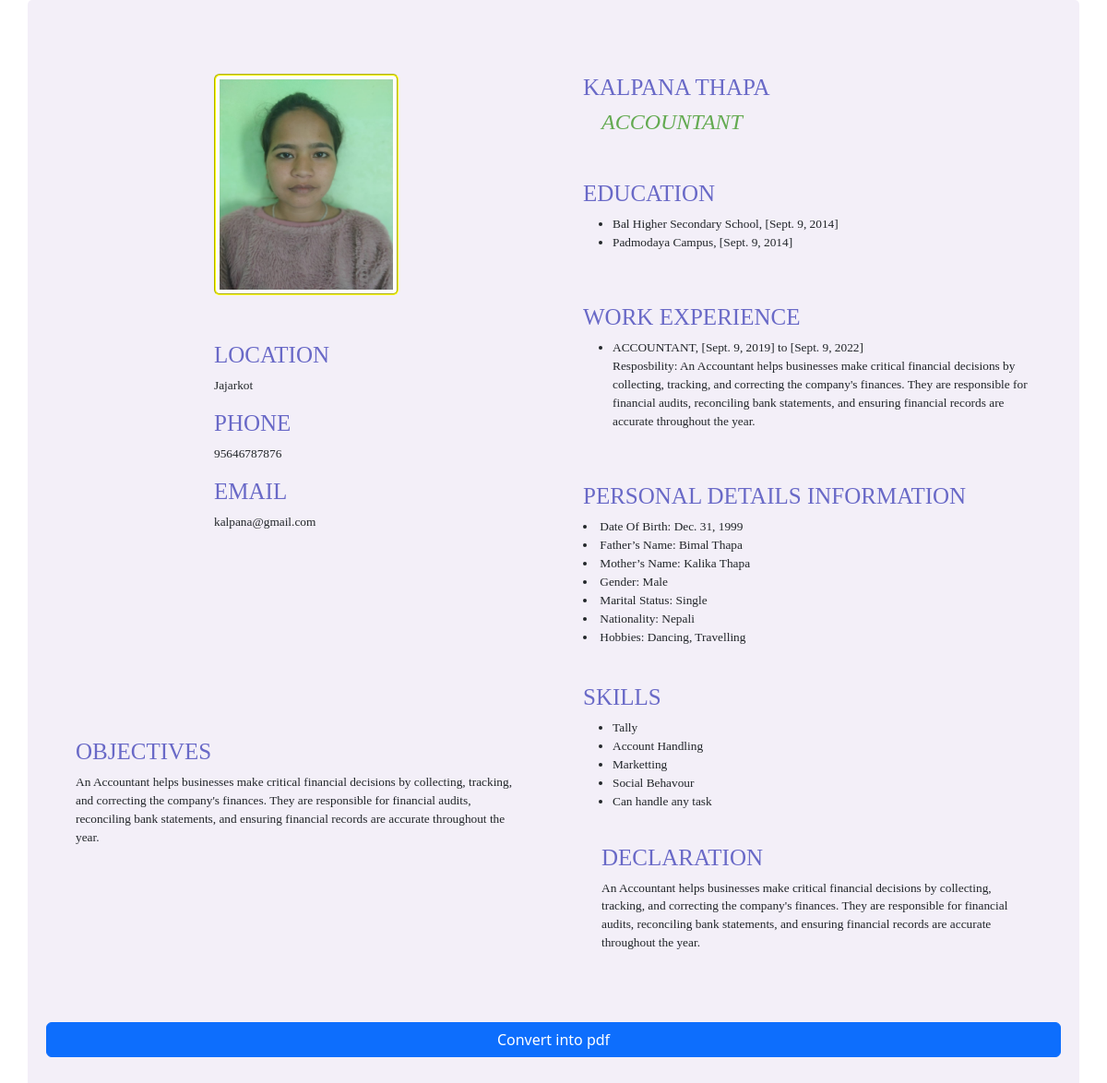
Page /resume/12/ on the committed database.
### resume/models.py (models this page shows)
class Cv(models.Model):
    image = models.ImageField(upload_to='resume/images')
    fullname = models.CharField(max_length=100)
    desiredjobtitle = models.CharField(max_length=100,default="")
    address1 = models.CharField(max_length=200)
    address2 = models.CharField(max_length=200,blank= True)
    address3 = models.CharField(max_length=200,blank= True)
    phone = models.BigIntegerField(blank=True,null=True )
    mobile = models.BigIntegerField()
    email = models.EmailField(max_length=100,blank= True)
    objective = models.CharField(max_length=10000)
    skill = models.CharField(max_length=1000)
    skill2 = models.CharField(max_length=1000,blank=True)
    skill3= models.CharField(max_length=1000,blank=True)
    skill4 = models.CharField(max_length=1000,blank=True)
    skill5 = models.CharField(max_length=1000,blank=True)
    skill6 = models.CharField(max_length=1000,blank=True)
    skill7 = models.CharField(max_length=1000,blank=True)
    skill8 = models.CharField(max_length=1000,blank=True)
    skill9 = models.CharField(max_length=1000,blank=True)
    skill10 = models.CharField(max_length=1000,blank=True)
    see = models.CharField(max_length=200)
    passyear1 = models.DateField(auto_now_add=False)
    inter = models.CharField(max_length=200,blank=True)
    passyear2 = models.DateField(auto_now_add=False, null=True,blank=True)
    bachelor = models.CharField(max_length=200,blank=True)
    passyear3 = models.DateField(auto_now_add=False,null=True,blank=True)
    master = models.CharField(max_length=100,blank=True)
    passyear4 = models.DateField(auto_now_add=False,null=True,blank=True)
    phd = models.CharField(max_length=100,blank=True)
    passyear5 = models.DateField(auto_now_add=False,null=True,blank=True)
    Other = models.CharField(max_length=200,blank=True)
    passyear6 = models.DateField(auto_now_add=False,null=True,blank=True)
    jobtitle = models.CharField(max_length=100)
    startdate = models.DateField(auto_now_add=False,null=True,blank=True)
    enddate = models.DateField(auto_now_add=False,null=True,blank=True)
    responbility = models.CharField(max_length=1000,blank=True)
    jobtitle2 = models.CharField(max_length=100,blank=True)
    startdate2 = models.DateField(auto_now_add=False,null=True,blank=True)
    enddate2 = models.DateField(auto_now_add=False,null=True,blank=True)
    responbility2 = models.CharField(max_length=1000,blank=True)
    jobtitle3 = models.CharField(max_length=100,blank=True)
    startdate3 = models.DateField(auto_now_add=False,null=True,blank=True)
    enddate3 = models.DateField(auto_now_add=False,null=True,blank=True)
    responbility3 = models.CharField(max_length=1000,blank=True)
    father_name = models.CharField(max_length=100)
    mother_name= models.CharField(max_length=100)
    sex = models.CharField(max_length=50)
    Hobbies = models.CharField(max_length=300)
    nationality = models.CharField(max_length=100)
    marrital_status= models.CharField(max_length=100)
    date_of_birth = models.DateField(auto_now_add=False,default=False)
    declaration = models.CharField(max_length=10000)

### resume/views.py (the view)
# urls.py: path("resume/<int:pk>/",views.Resumepage_View.as_view(),name='resumepage'),
class Resumepage_View(DetailView):
    model = Cv
    template_name = 'resume/resumetemp1.html'
    context_object_name = 'per'

### resume/templates/resume/resumetemp1.html (shortened to what this page needs)
<!DOCTYPE html>
{% load static %}
<html>
<head>
    <link rel='stylesheet' type='text/css' media='screen' href='{% static 'resume/css/bootstrap.css' %}'>
    <link rel='stylesheet' type='text/css' media='screen' href='{% static 'resume/css/fontawesome.css' %}'>
    <link rel='stylesheet' type='text/css' media='screen' href='{% static 'resume/css/style.css' %}'>
</head>
<body>
<div class="container" shadow>
<div class="row">
    <div class="col col-md-6">
        <div class="profile">
            <img src="{{per.image.url}}" class="img-thumbnail" alt="">
            <h1>LOCATION</h1>
            <p>{{per.address1}}</p>
            <h1>PHONE</h1>
            <p>{{per.mobile}}</p>
            <h1>EMAIL</h1>
            <p>{{per.email}}</p>
        </div><br><br>
        <div class="objective">
            <h1>OBJECTIVES</h1>
            <p>{{per.objective}}</p>
        </div>
    </div>
    <div class="col col-md-6">
        <div class="heading">
            <h1>{{per.fullname}}</h1>
            <h4>{{per.jobtitle}}</h4>
        </div>
        <div class="education">
            <h1>EDUCATION</h1>
            <ul>{% if per.see %}
                <li>{{per.see}}, [{{per.passyear1}}]</li>
                {% endif %}
                {% if per.inter %}
                <li>{{per.inter}}, [{{per.passyear2}}]</li>
                {% endif %}
            </ul>
        </div>
        <div class="education">
            <h1>WORK EXPERIENCE</h1>
            <ul>{% if per.jobtitle %}
                <li>{{per.jobtitle}}, [{{per.startdate}}] to [{{per.enddate}}]</li>
                <p>Resposbility: {{per.responbility}}</p>
                {% endif %}
            </ul>
        </div>
        <div class="detail">
            <h1>PERSONAL DETAILS INFORMATION</h1>
            <li>Date Of Birth: {{per.date_of_birth}}</li>
            <li>Father’s Name: {{per.father_name}}</li>
            <li>Mother’s Name: {{per.mother_name}}</li>
            <li>Gender: {{per.sex}}</li>
            <li>Marital Status: {{per.marrital_status}}</li>
            <li>Nationality: {{per.nationality}}</li>
            <li>Hobbies: {{per.Hobbies}}</li>
        </div>
        <div class="experience">
            <h1>SKILLS</h1>
            <ul>{% if per.skill %}
                <li>{{per.skill}}</li>
                {% endif %}
                {% if per.skill2 %}
                <li>{{per.skill2}}</li>
                {% endif %}
                {% if per.skill3 %}
                <li>{{per.skill3}}</li>
                {% endif %}
                {% if per.skill4 %}
                <li>{{per.skill4}}</li>
                {% endif %}
                {% if per.skill5 %}
                <li>{{per.skill5}}</li>
                {% endif %}
            </ul>
        <div class="declaration">
            <h1>DECLARATION</h1>
                <P>{{per.declaration}}</P>
        </div>
    </div>
</div>
<a href="{% url 'resumepdfpage' per.id %}" class="btn btn-primary">Convert into pdf</a>
</div>
</body>
</html>

### resume/static/resume/css/style.css (style rules this page uses)
div { border-radius: 5px; padding: 20px; }
.profile { margin-left: 150px; margin-bottom: 20px; }
.profile img { border: 2px groove yellow; margin-bottom: 50px; height: 240px; width: 200px; }
.objective { margin-top: 100px; }
.container { background-color: rgba(184, 158, 209, 0.164); }
.container h1 { color: rgb(105, 105, 199); font-size: 25px; font-family: cursive; }
.container h4 { color: rgb(99, 170, 81); padding-left: 20px; font-family: cursive; font-style: oblique; }
.container p { font-size: smaller; font-family: 'Times New Roman', Times, serif; }
.container li { font-size: smaller; font-family: 'Times New Roman', Times, serif; }

### rows in the picture
Cv: image (picture), address1 "Jajarkot", mobile "95646787876", email "kalpana@gmail.com", objective "An Accountant helps businesses make critical financial decisions by collecting, tracking, and correcting the company's finances. They are responsible for financial audits, reconciling bank statements, and ensuring financial records are accurate throughout the year.", fullname "KALPANA THAPA", jobtitle "ACCOUNTANT", see "Bal Higher Secondary School", passyear1 "Sept. 9, 2014", inter "Padmodaya Campus", passyear2 "Sept. 9, 2014", startdate "Sept. 9, 2019", enddate "Sept. 9, 2022", responbility "An Accountant helps businesses make critical financial decisions by collecting, tracking, and correcting the company's finances. They are responsible for financial audits, reconciling bank statements, and ensuring financial records are accurate throughout the year.", date_of_birth "Dec. 31, 1999", father_name "Bimal Thapa", mother_name "Kalika Thapa", sex "Male", marrital_status "Single", nationality "Nepali", Hobbies "Dancing, Travelling", skill "Tally", skill2 "Account Handling", skill3 "Marketting", skill4 "Social Behavour", skill5 "Can handle any task", declaration "An Accountant helps businesses make critical financial decisions by collecting, tracking, and correcting the company's finances. They are responsible for financial audits, reconciling bank statements, and ensuring financial records are accurate throughout the year."
